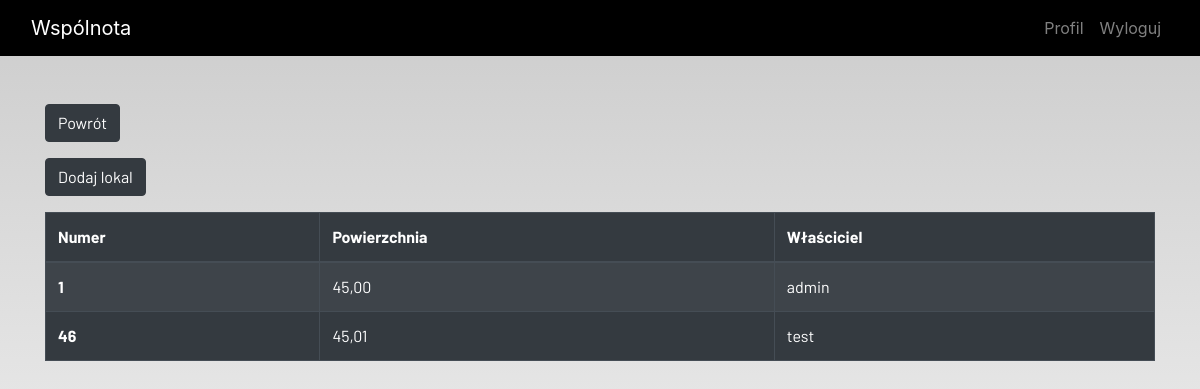
The page /local/ (signed in) on the database its author committed.
### ideas/models.py (models this page shows, shortened)
class Local(models.Model):
    admin = models.ForeignKey(User, on_delete=models.CASCADE, related_name='admin', null=True, blank=True)
    owner = models.OneToOneField(User, on_delete=models.CASCADE, related_name='owner', null=True, blank=True)
    number = models.IntegerField(("Numer lokalu"), null=False, blank=False)
    area = models.DecimalField(("Powierzchnia"), max_digits=100, decimal_places=2)
    class Meta:
        verbose_name = "local"
        verbose_name_plural = "local"

### ideas/view/local_views.py (the view)
# urls.py: path('local/', local, name='local'),
def local(request):
    if request.method == "POST":
        form = LocalForm(request.POST)
        if form.is_valid():
            local = Local(
                admin=request.user,
                owner=User.objects.get(id=request.POST["owner"]),
                number=request.POST['number'],
                area=request.POST['area']
            )
            local.save()
            messages.success(request, f"Lokal został dodany")
    else:
        form = LocalForm()
    local = Local.objects.filter(admin=request.user)
    context = {
        'locals': local,
        'form': form,
    }
    return render(request, 'registration/local/local.html', context)

### ideas/templates/registration/local/local.html (shortened to what this page needs)
{% extends 'registration/main.html' %}
{% load static %}
{% block content %}
{% load crispy_forms_tags %}
<div class="container" >
    <div class="form-group">
        <a href="{% url 'home' %}">
            <button  class="btn btn-dark" >
                    Powrót
            </button>
        </a>
    </div>
</div>
<div class="container" >
<div class="form-group">
            <button class="btn btn-dark" data-toggle="modal" data-target="#myModal">
                Dodaj lokal
            </button>
        </div>
</div>
<div class="container">
    <table class="table table-striped table-bordered table-hover table-dark">
        <thead>
            <tr>
                <th scope="col">Numer</th>
                <th scope="col">Powierzchnia</th>
                <th scope="col">Właściciel</th>
            </tr>
        </thead>
        <tbody>
            {% for local in  locals %}
            <tr>
                <th scope="row">{{ local.number }}</th>
                <td>{{ local.area }}</td>
                <td>{{ local.owner }}</td>
            </tr>
            {%  endfor %}
        </tbody>
    </table>
</div>
{% endblock content %}

### static/main.css (style rules this page uses)
html { scroll-behavior: smooth; height: 100%; width: 100%; }
a { text-decoration: none !important; color: black; }
html, body { max-width: 100%; overflow-x: hidden; height: 100%; width: 100%; }
body { background: linear-gradient(rgba(0, 0, 0, 0.2), rgba(255, 255, 255, 0.5)); overflow-x: hidden; background-repeat: no-repeat; }

### rows shown on the page
Local: number "1", area "45,00", owner "admin"
Local: number "46", area "45,01", owner "test"
